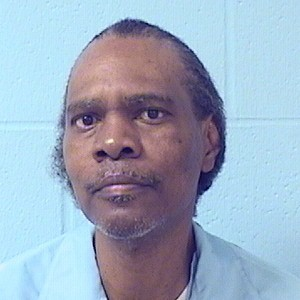
#> input picture Dataset/Criminal/A10936.jpg, 300 x 300 px, found by its file name; its folder holds 4 pictures in this run
$ python main_LR.py
#> lines starting #> are read from the running program, lines starting #| are printed output that depends on the picture
#!/usr/bin/env python
"""
This script trains a facial recognition model to classify images as 'Criminal' or 'General'.
It uses Singular Value Decomposition (SVD) for image compression and Concrete-ML for
performing predictions using Fully Homomorphic Encryption (FHE).

The core logic has been corrected to prevent data leakage by splitting the dataset into
training and testing sets *before* model training, ensuring a valid evaluation of
model performance on unseen data.
"""
import os
import cv2
import time
import numpy as np
import matplotlib.pyplot as plt
from sklearn.model_selection import train_test_split
from sklearn.metrics import (
    classification_report, accuracy_score, confusion_matrix,
    ConfusionMatrixDisplay, roc_curve, auc
)
from concrete.ml.sklearn import LogisticRegression

# --- Constants ---
IMAGE_SIZE = (32, 32)
RESIZED_IMAGE_SIZE = (24, 24)

BASE_DIR = os.path.dirname(os.path.abspath(__file__))
CRIMINAL_DIR = os.path.join(BASE_DIR, "dataset", "Criminal")
GENERAL_DIR = os.path.join(BASE_DIR, "dataset", "General")
RESULTS_DIR = os.path.join(BASE_DIR, "results")
DRONE_INPUT_DIR = os.path.join(RESULTS_DIR, "drone")
SAMPLES_DIR = os.path.join(RESULTS_DIR, "samples")
SUMMARY_DIR = os.path.join(RESULTS_DIR, "summary")
TIMING_DIR = os.path.join(RESULTS_DIR, "timing")

SAMPLE_DRONE_IMG = os.path.join(BASE_DIR, "sample_images", "sample_drone.jpg")

CASCADE_PATH = cv2.data.haarcascades + 'haarcascade_frontalface_default.xml'

# --- Global Variables & Initializations ---
face_cascade = cv2.CascadeClassifier(CASCADE_PATH)
model = None  # Global model variable

# --- Helper Functions ---

def clean_results_folder(folder=RESULTS_DIR):
    """Recursively cleans the results folder."""
    if not os.path.exists(folder):
        os.makedirs(folder)
        return
    for entry in os.listdir(folder):
        full_path = os.path.join(folder, entry)
        if os.path.isdir(full_path):
            # Deeper cleaning for subdirectories
            for root, dirs, files in os.walk(full_path, topdown=False):
                for name in files:
                    os.remove(os.path.join(root, name))
                for name in dirs:
                    os.rmdir(os.path.join(root, name))
            os.rmdir(full_path)
        else:
            os.remove(full_path)

def apply_svd(image_array, k):
    """
    Apply SVD to a grayscale image and reconstruct it using the top-k singular values.
    Returns a rank-k approximation of the original image.
    """
    U, S, VT = np.linalg.svd(image_array, full_matrices=False)
    k = min(k, len(S))
    S_reduced = np.diag(S[:k])
    U_reduced = U[:, :k]
    VT_reduced = VT[:k, :]
    compressed = np.dot(U_reduced, np.dot(S_reduced, VT_reduced))
    return np.clip(compressed, 0, 255)

def load_images_from_folder(folder, label, size=RESIZED_IMAGE_SIZE, svd_k=50):
    """
    Loads images, detects the largest face, resizes it, and compresses it using SVD.
    The result is a flattened, SVD-compressed grayscale image used for training or inference.
    """
#> called with folder = 'dataset/Criminal', label = 1, size = (24, 24), svd_k = 50
    data = []
    for fname in os.listdir(folder):
        path = os.path.join(folder, fname)
        img = cv2.imread(path)
#> img is the input picture: shape (300, 300, 3); mean B, G, R 192, 172.2, 156.3
        if img is not None:
            gray = cv2.cvtColor(img, cv2.COLOR_BGR2GRAY)
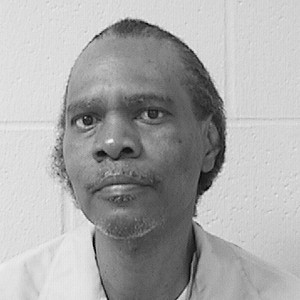
#> gray: shape (300, 300); min 3, max 246, mean 169.7
            faces = face_cascade.detectMultiScale(gray, scaleFactor=1.1, minNeighbors=5)
#> faces = [[36, 51, 162, 162]]
            if len(faces) == 0:
                continue
            # Get the largest face detected
            x, y, w, h = sorted(faces, key=lambda b: b[2]*b[3], reverse=True)[0]
#> x = 36; y = 51; w = 162; h = 162
            face = gray[y:y+h, x:x+w]
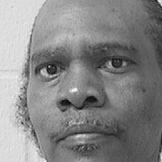
#> face: shape (162, 162); min 8, max 246, mean 134.2
            resized = cv2.resize(face, size)
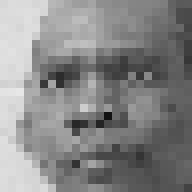
#> resized: shape (24, 24) (shown 8 times larger); min 18, max 231, mean 134.5
            compressed = apply_svd(resized, svd_k)
#> in apply_svd, `U, S, VT = np.linalg.svd(image_array, full_matrices=False)`:
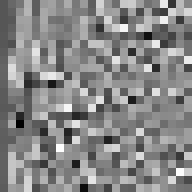
#> U: shape (24, 24) float64 (shown 8 times larger); min -0.638, max 0.548, mean -0.0085; drawn with min black and max white
#> in apply_svd, `U, S, VT = np.linalg.svd(image_array, full_matrices=False)`:
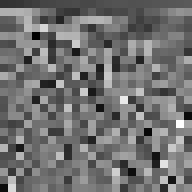
#> VT: shape (24, 24) float64 (shown 8 times larger); min -0.568, max 0.696, mean -0.0065; drawn with min black and max white
#> in apply_svd, `U, S, VT = np.linalg.svd(image_array, full_matrices=False)`: S = 24 values, max 3388.4 at index 0, min 0.025 at index 23, mean 215.8
#> in apply_svd, `k = min(k, len(S))`: k = 24
#> in apply_svd, `S_reduced = np.diag(S[:k])`:
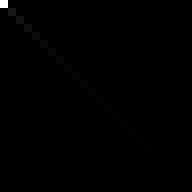
#> S_reduced: shape (24, 24) float64 (shown 8 times larger); min 0, max 3388.4, mean 9; drawn with min black and max white
            data.append((compressed.flatten(), label))
#> pass 2 of the loop in load_images_from_folder, `for fname in os.listdir(folder):`:
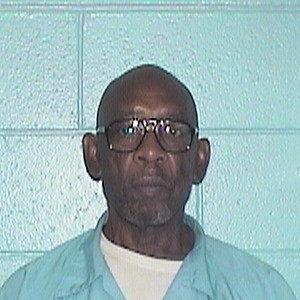
#> input picture Dataset/Criminal/A10938.jpg, 300 x 300 px, found by its file name
#> in load_images_from_folder, img is the input picture: shape (300, 300, 3); mean B, G, R 183.3, 180.9, 153.6
#> in load_images_from_folder, `gray = cv2.cvtColor(img, cv2.COLOR_BGR2GRAY)`:
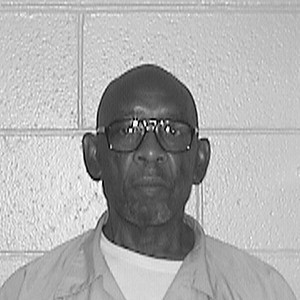
#> gray: shape (300, 300); min 0, max 254, mean 173
#> faces = ()
#> pass 3 of the loop in load_images_from_folder, `for fname in os.listdir(folder):`:
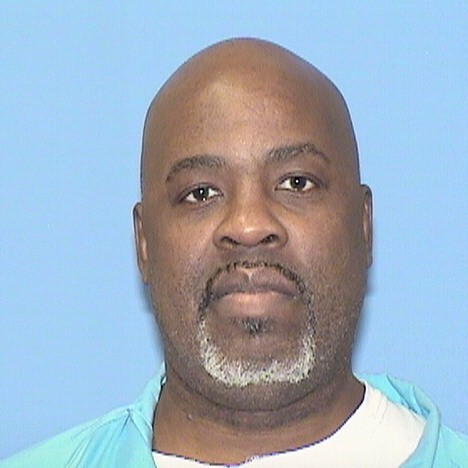
#> input picture Dataset/Criminal/B12101.jpg, 468 x 468 px, found by its file name
#> in load_images_from_folder, img is the input picture: shape (468, 468, 3); mean B, G, R 191.3, 174.7, 157.1
#> in load_images_from_folder, `gray = cv2.cvtColor(img, cv2.COLOR_BGR2GRAY)`:
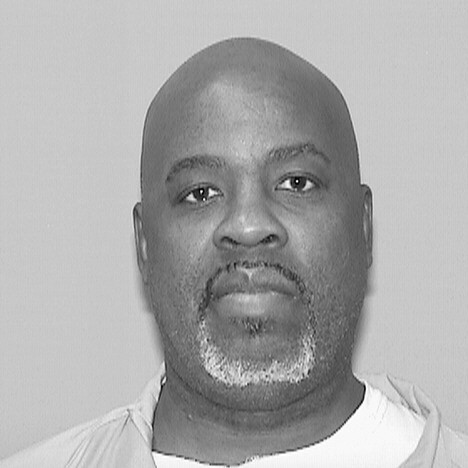
#> gray: shape (468, 468); min 0, max 255, mean 171.3
#> faces = [[133, 97, 238, 238]]
#> x = 133; y = 97; w = 238
#> face: shape (238, 238)
#> S = 24 values, max 3112.3 at index 0, min 0.494 at index 23, mean 210.1
#> in apply_svd (call 2), `S_reduced = np.diag(S[:k])`:
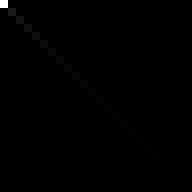
#> S_reduced: shape (24, 24) float64 (shown 8 times larger); min 0, max 3112.3, mean 8.8; drawn with min black and max white
#> the loop made 4 passes; the first 3 are shown
    return data

# [57 lines left out: functions train_and_compile_model, predict_image_plaintext, predict_image_fhe, preprocess_drone_image, plot_roc_curve, not called in this run]

# --- Main Execution Logic ---

def main():
    print("🧹 Cleaning previous results...")
    clean_results_folder()

    os.makedirs(SAMPLES_DIR, exist_ok=True)
    os.makedirs(SUMMARY_DIR, exist_ok=True)
    os.makedirs(TIMING_DIR, exist_ok=True)
    os.makedirs(DRONE_INPUT_DIR, exist_ok=True)

    k_values = [10, 12, 14]
    summary_rows = []

    print("📥 Loading and preparing dataset...")
    criminal_data = load_images_from_folder(CRIMINAL_DIR, label=1)
    general_data = load_images_from_folder(GENERAL_DIR, label=0)
    combined = criminal_data + general_data
    if len(combined) == 0:
        raise RuntimeError("No images loaded! Check dataset folders and image paths.")

    X_all, y_all = zip(*combined)
    X_all = np.array(X_all, dtype=np.float32)
    y_all = np.array(y_all)

    print(" splitting data into training and testing sets...")
    X_train, X_test, y_train, y_test = train_test_split(
        X_all, y_all, test_size=0.2, random_state=42, stratify=y_all
    )

    for svd_k in k_values:
        print(f"\n🚀 Running experiment for SVD k = {svd_k}")

        criminal_data_k = load_images_from_folder(CRIMINAL_DIR, label=1, svd_k=svd_k)
        general_data_k = load_images_from_folder(GENERAL_DIR, label=0, svd_k=svd_k)
        combined_k = criminal_data_k + general_data_k
        X_k, y_k = zip(*combined_k)
        X_k, y_k = np.array(X_k), np.array(y_k)

        X_train_k, X_test_k, y_train_k, y_test_k = train_test_split(
            X_k, y_k, test_size=0.2, random_state=42, stratify=y_k
        )

        print("💪 Training and compiling model on the training set...")
        train_and_compile_model(X_train_k, y_train_k)

        print("\n📊 Evaluating model on the test set (using FHE)...")
        fhe_times = []
        fhe_predictions = []
        total = len(X_test_k)

        for i in range(total):
            x_sample = X_test_k[i]
            start = time.time()
            pred = predict_image_fhe(x_sample)
            end = time.time()
            fhe_times.append(end - start)
            fhe_predictions.append(pred)
            print(f"  Processed {i + 1}/{total}", end='\r')

        print("\n")
        fhe_acc = accuracy_score(y_test_k, fhe_predictions) * 100
        correct = np.sum(np.array(fhe_predictions) == y_test_k)
        avg_fhe_time = sum(fhe_times) / len(fhe_times) if fhe_times else 0

        print("\n📊 Evaluation Report (FHE on Test Set):\n")
        print(classification_report(y_test_k, fhe_predictions, target_names=["General", "Criminal"]))

        # --- New: Confusion Matrix Calculation and Display ---
        cm = confusion_matrix(y_test_k, fhe_predictions)
        tn, fp, fn, tp = cm.ravel()

        print("\nConfusion Matrix (FHE on Test Set):")
        print(f"  True Negatives (TN): {tn}")
        print(f"  False Positives (FP): {fp}")
        print(f"  False Negatives (FN): {fn}")
        print(f"  True Positives (TP): {tp}\n")

        # Plot and save the confusion matrix
        cm_display = ConfusionMatrixDisplay(confusion_matrix=cm, display_labels=["General", "Criminal"])
        cm_display.plot(cmap=plt.cm.Blues)
        plt.title(f'FHE Confusion Matrix for SVD k={svd_k}')
        cm_plot_path = os.path.join(SUMMARY_DIR, f"confusion_matrix_k_{svd_k}.png")
        plt.savefig(cm_plot_path)
        plt.close() # Close the plot to avoid displaying it in a loop
        print(f"📊 Saved Confusion Matrix plot to {cm_plot_path}")
        # --- End of New Section ---

        print("\n================ Performance Summary ================\n")
        print(f"Model Accuracy (on unseen data): {correct}/{total} = {fhe_acc:.2f}%")
        print(f"Average Encrypted Inference Time: {avg_fhe_time:.3f} sec\n")
        print("=====================================================\n")

        print("\n🔍 Evaluating model on the test set (plaintext)...")
        start_plain = time.time()
        plain_predictions = [predict_image_plaintext(x) for x in X_test_k]
        end_plain = time.time()
        plain_acc = accuracy_score(y_test_k, plain_predictions) * 100
        plain_latency = (end_plain - start_plain) / len(X_test_k)

        summary_rows.append([
            svd_k,
            f"{plain_acc:.2f}",
            f"{fhe_acc:.2f}",
            f"{avg_fhe_time:.4f}"
        ])

    # --- Summary Table ---
    print("\n📊 Model Evaluation Summary:")
    print("-" * 83)
    print(f"{'k':>5} | {'Plain Accuracy (%)':>20} | {'FHE Accuracy (%)':>20} | {'Avg FHE Time (s)':>20}")
    print("-" * 83)
    for row in summary_rows:
        print(f"{row[0]:>5} | {row[1]:>20} | {row[2]:>20} | {row[3]:>20}")
    print("-" * 83)

    # --- Plotting Section ---
    k_vals = [row[0] for row in summary_rows]
    accuracies = [float(row[2]) for row in summary_rows]
    inference_times = [float(row[3]) for row in summary_rows]

    fig, ax1 = plt.subplots()

    color1 = 'tab:blue'
    ax1.set_xlabel('SVD k-value')
    ax1.set_ylabel('Accuracy (%)', color=color1)
    ax1.plot(k_vals, accuracies, marker='o', color=color1, label='Accuracy')
    ax1.tick_params(axis='y', labelcolor=color1)

    ax2 = ax1.twinx()
    color2 = 'tab:red'
    ax2.set_ylabel('Avg FHE Inference Time (s)', color=color2)
    ax2.plot(k_vals, inference_times, marker='s', color=color2, label='Inference Time')
    ax2.tick_params(axis='y', labelcolor=color2)

    plt.title('FHE Logistic Regression Inference Time vs Accuracy for Varying SVD k-values (New Dataset)')
    fig.tight_layout()
    plt.savefig(os.path.join(SUMMARY_DIR, "svd_k_comparison.png"))
    plt.show()

    plt.figure(figsize=(8, 5))
    plt.plot(k_vals, accuracies, marker='o', linestyle='-', color='purple', linewidth=2)
    plt.title('Effect of Logistic Regression SVD k-value on Classification Accuracy (New Dataset)')
    plt.xlabel('SVD k-value (Number of Singular Values Kept)')
    plt.ylabel('Classification Accuracy (%)')
    plt.grid(True, linestyle='--', alpha=0.6)
    plt.xticks(k_vals)
    plt.tight_layout()
    svd_exp_plot_path = os.path.join(SUMMARY_DIR, "svd_compression_accuracy.png")
    plt.savefig(svd_exp_plot_path)
    plt.show()
    print(f"📊 Saved SVD Compression Experimentation plot to {svd_exp_plot_path}")


if __name__ == "__main__":
#> (the run stopped early here; a loop or call above may not have finished)
